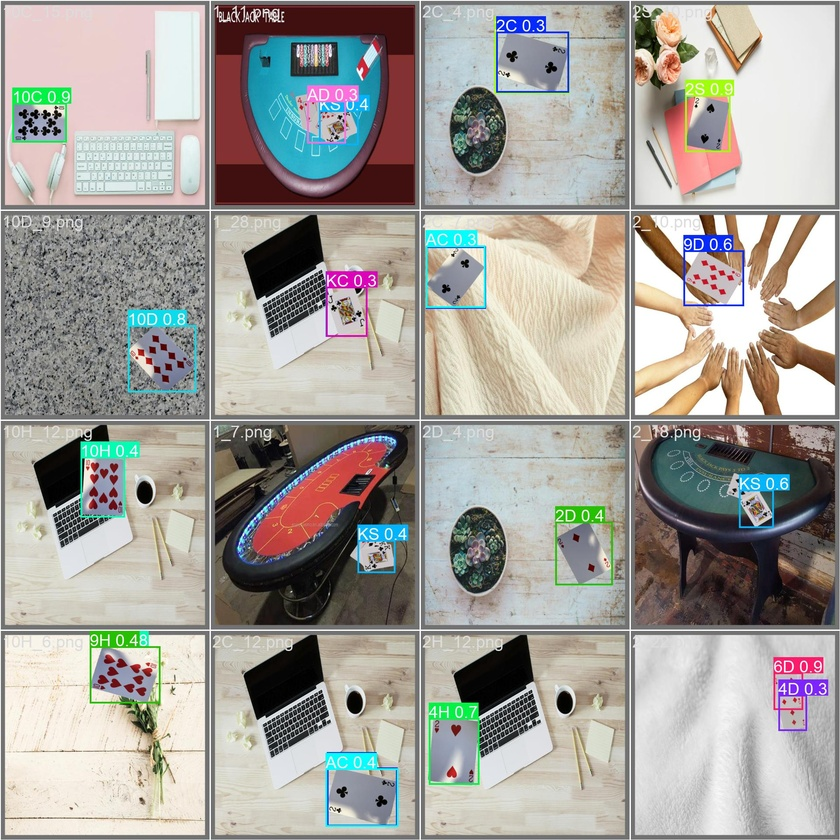
%> input picture card_model/test_metrics/val_batch0_pred.jpg, 840 x 840 px, shrunk from 1920 x 1920 before the run
$ octave --eval "result = keyCard(imread('card_model/test_metrics/val_batch0_pred.jpg'));"   (GNU Octave 9; MATLAB toolbox functions it lacks are replaced by stand-ins)
%> lines starting %> are read from the running program, lines starting %| are printed output that depends on the picture; in (x1, y1, x2, y2) boxes, pixels count from 0 and x2, y2 are one past the last pixel; in counts of white or black regions, pixels touching at a corner belong together; the program's own positions count from 1
function [output, alpha] = keyCard(img)
    hsv = rgb2hsv(img);
%> hsv: size 840x840x3 double; mean H, S, V 0.279, 0.172, 0.677
    % Convert image to double for processing
    img = im2double(img);

    % Extract RGB channels
    H = hsv(:,:,1);
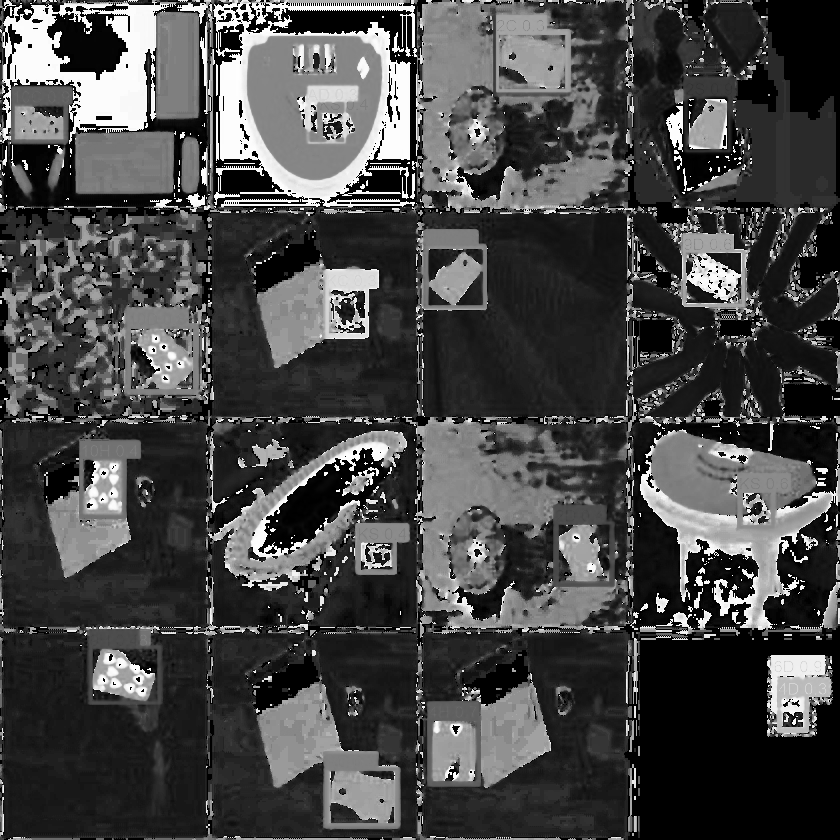
%> H: size 840x840 double; min 0, max 0.999, mean 0.279
    S = hsv(:,:,2);
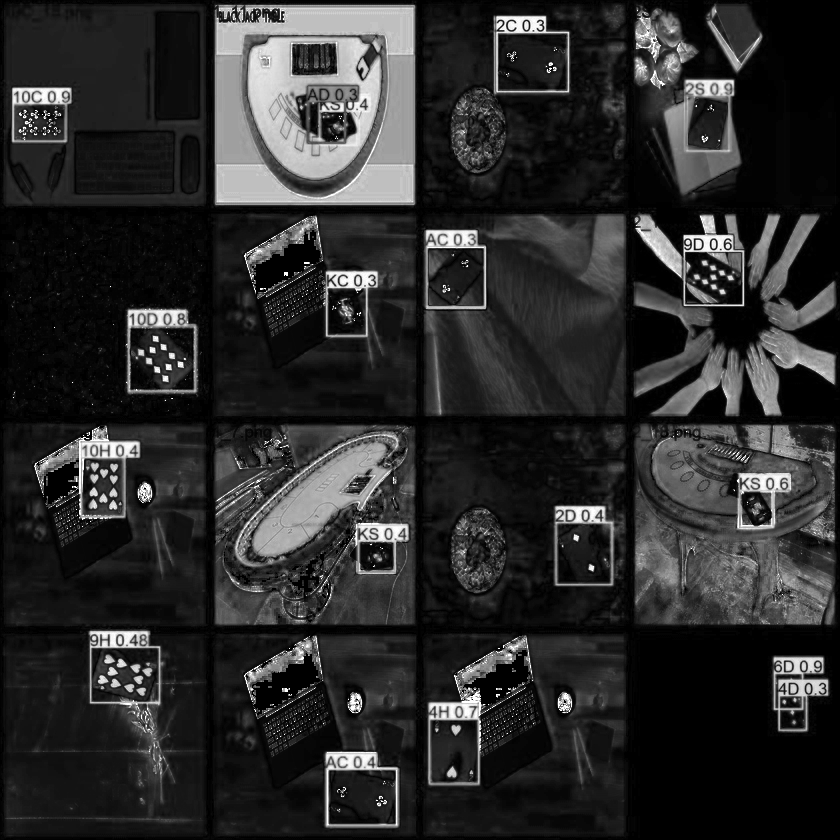
%> S: size 840x840 double; min 0, max 1, mean 0.172
    V = hsv(:,:,3);
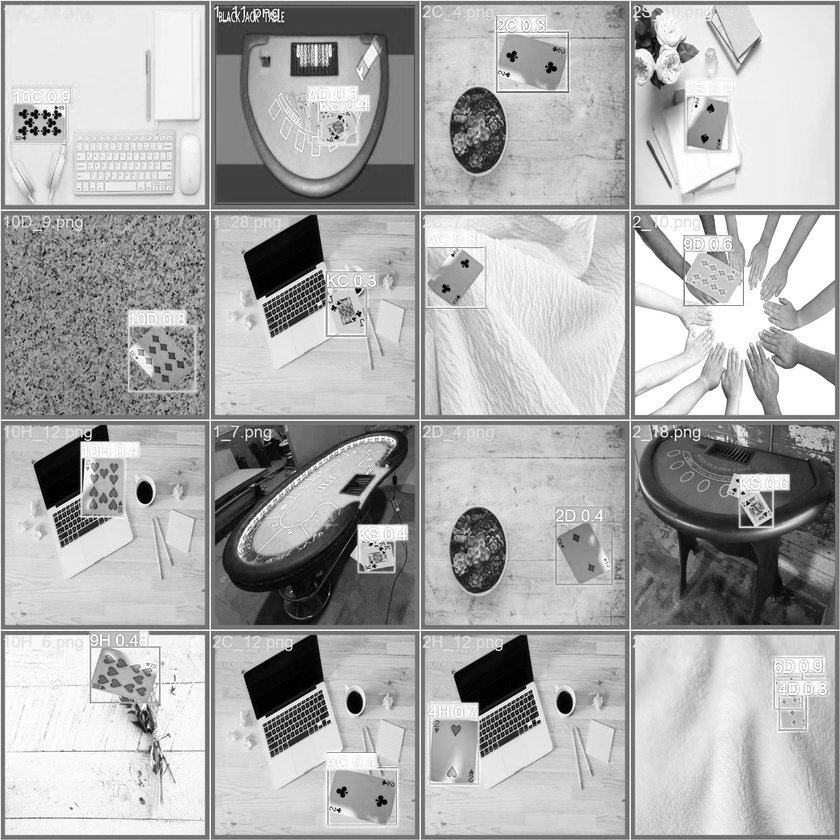
%> V: size 840x840 double; min 0, max 1, mean 0.677

    % Create a mask where green dominates
    mask = (H > 0.2 & H < 0.5) & (S > 0.2) & (V > 0.1 & V < 0.8);
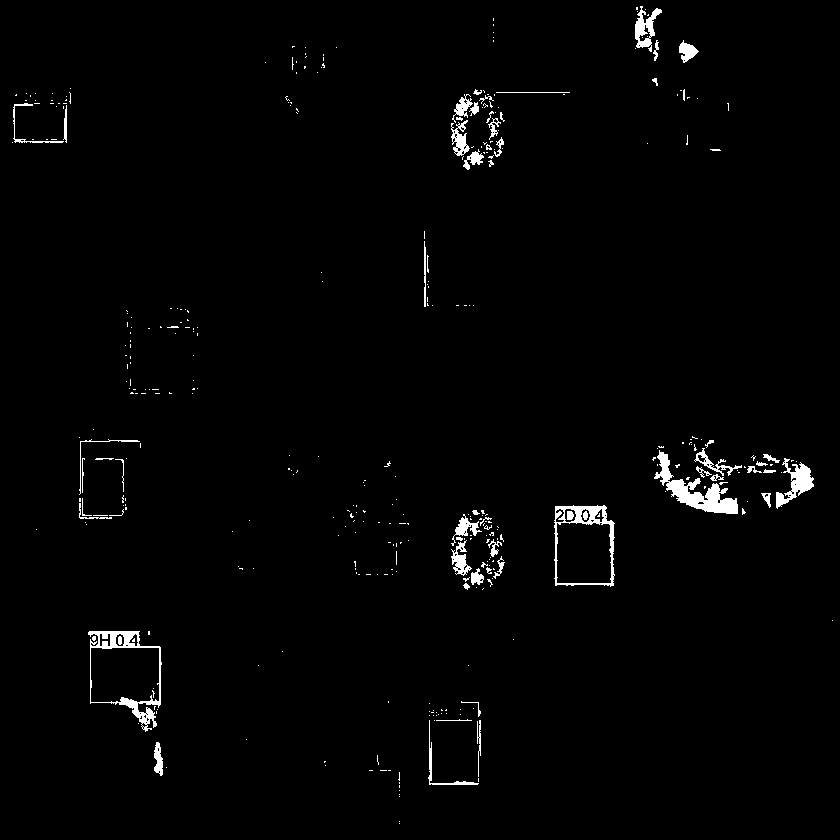
%> mask: size 840x840 logical; 1.6% white; 377 white regions (317 under 20 px), largest, box (x1, y1, x2, y2) and area: (654, 450, 738, 514) 1637, (88, 631, 162, 732) 1362, (554, 505, 615, 587) 1103
    mask = medfilt2(mask, [15 15]);
%> mask: size 840x840 logical; 0.75% white; 14 white regions (3 under 20 px), largest, box (x1, y1, x2, y2) and area: (659, 456, 739, 514) 1609, (772, 466, 812, 504) 605, (558, 507, 605, 522) 563
    mask = imclose(mask, strel('disk', 5));
%> mask: size 840x840 logical; 0.76% white; 13 white regions (2 under 20 px), largest, box (x1, y1, x2, y2) and area: (659, 456, 739, 514) 1611, (772, 466, 812, 504) 615, (558, 507, 605, 522) 572

    % Create an output image with an alpha channel
    output = img;

    % Convert the mask to an alpha channel
    alphaChannel = ~mask;
    alphaChannel(1:10,:) = 0;
    alphaChannel(end-10:end,:) = 0;
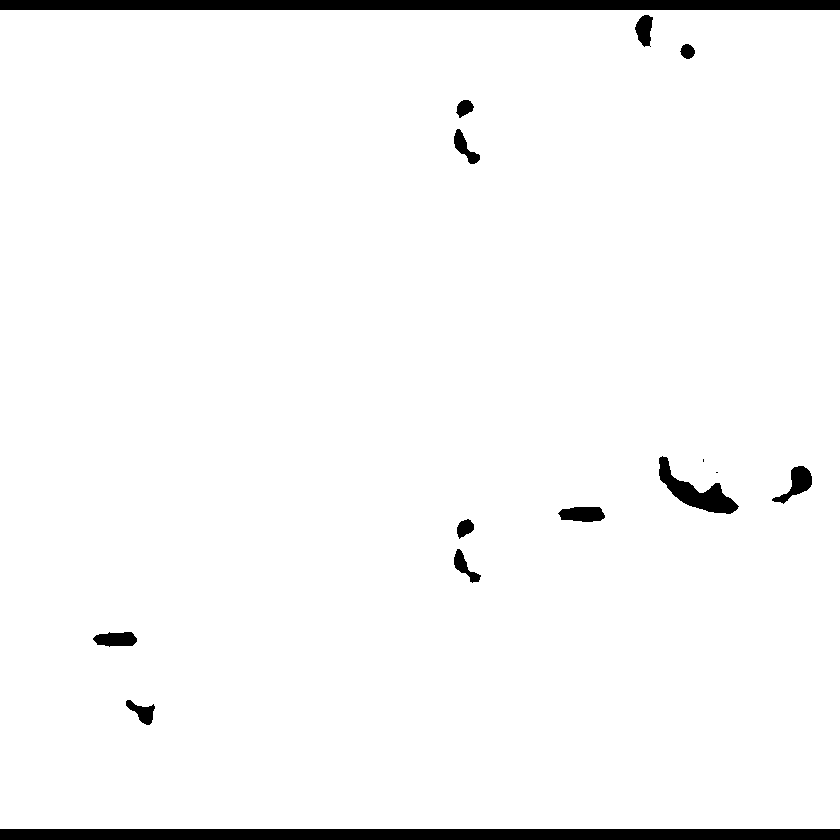
%> alphaChannel: size 840x840 logical; 96.7% white; 15 black regions (2 under 20 px), largest, box (x1, y1, x2, y2) and area: (0, 829, 840, 840) 9240, (0, 0, 840, 10) 8400, (659, 456, 739, 514) 1611

    alpha = double(alphaChannel);

    % Apply the mask by setting green pixels to transparent (optional black background)
    output(:,:,1) = img(:,:,1) .* alphaChannel;
    output(:,:,2) = img(:,:,2) .* alphaChannel;
    output(:,:,3) = img(:,:,3) .* alphaChannel;
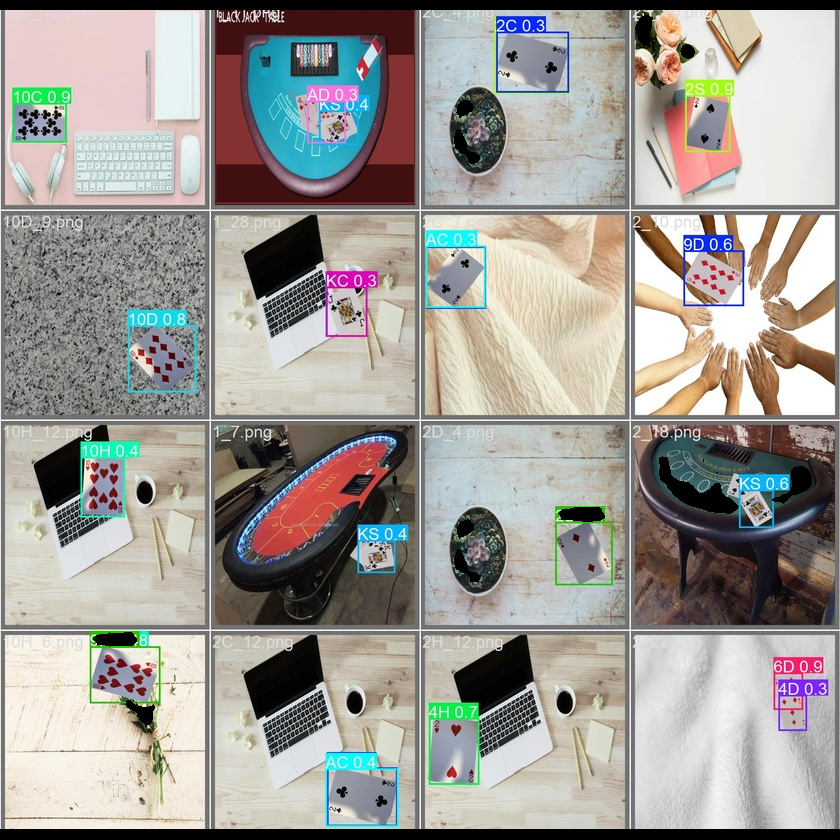
%> output: size 840x840x3 double; mean R, G, B 0.624, 0.611, 0.591
end
